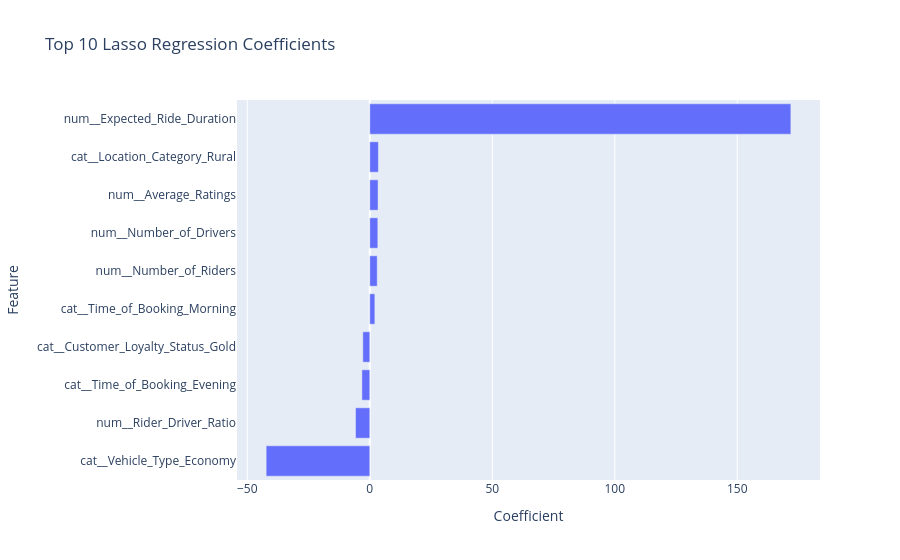

This figure's notebook cell:
### Code cell
# Visualizing the most influential Lasso coefficients
import plotly.express as px

top_lasso_features = lasso_coefficients.head(10).sort_values(
    by='Coefficient'
)

fig = px.bar(
    top_lasso_features,
    x='Coefficient',
    y='Feature',
    orientation='h',
    title='Top 10 Lasso Regression Coefficients',
    labels={
        'Coefficient': 'Coefficient',
        'Feature': 'Feature'
    }
)

fig.show()

### Figure 1 — Plotly figure (JSON) as saved in the notebook; plotly's stock layout.template omitted (floating-point values rounded to 4 significant figures)
{"data": [{"hovertemplate": "Coefficient=%{x}<br>Feature=%{y}<extra></extra>", "legendgroup": "", "marker": {"color": "#636efa", "pattern": {"shape": ""}}, "name": "", "orientation": "h", "showlegend": false, "textposition": "auto", "type": "bar", "x": [-42.3, -5.815, -3.223, -2.839, 2.067, 3.036, 3.278, 3.372, 3.508, 171.9], "xaxis": "x", "y": ["cat__Vehicle_Type_Economy", "num__Rider_Driver_Ratio", "cat__Time_of_Booking_Evening", "cat__Customer_Loyalty_Status_Gold", "cat__Time_of_Booking_Morning", "num__Number_of_Riders", "num__Number_of_Drivers", "num__Average_Ratings", "cat__Location_Category_Rural", "num__Expected_Ride_Duration"], "yaxis": "y"}], "layout": {"barmode": "relative", "legend": {"tracegroupgap": 0}, "title": {"text": "Top 10 Lasso Regression Coefficients"}, "xaxis": {"anchor": "y", "domain": [0, 1], "title": {"text": "Coefficient"}}, "yaxis": {"anchor": "x", "domain": [0, 1], "title": {"text": "Feature"}}}}
